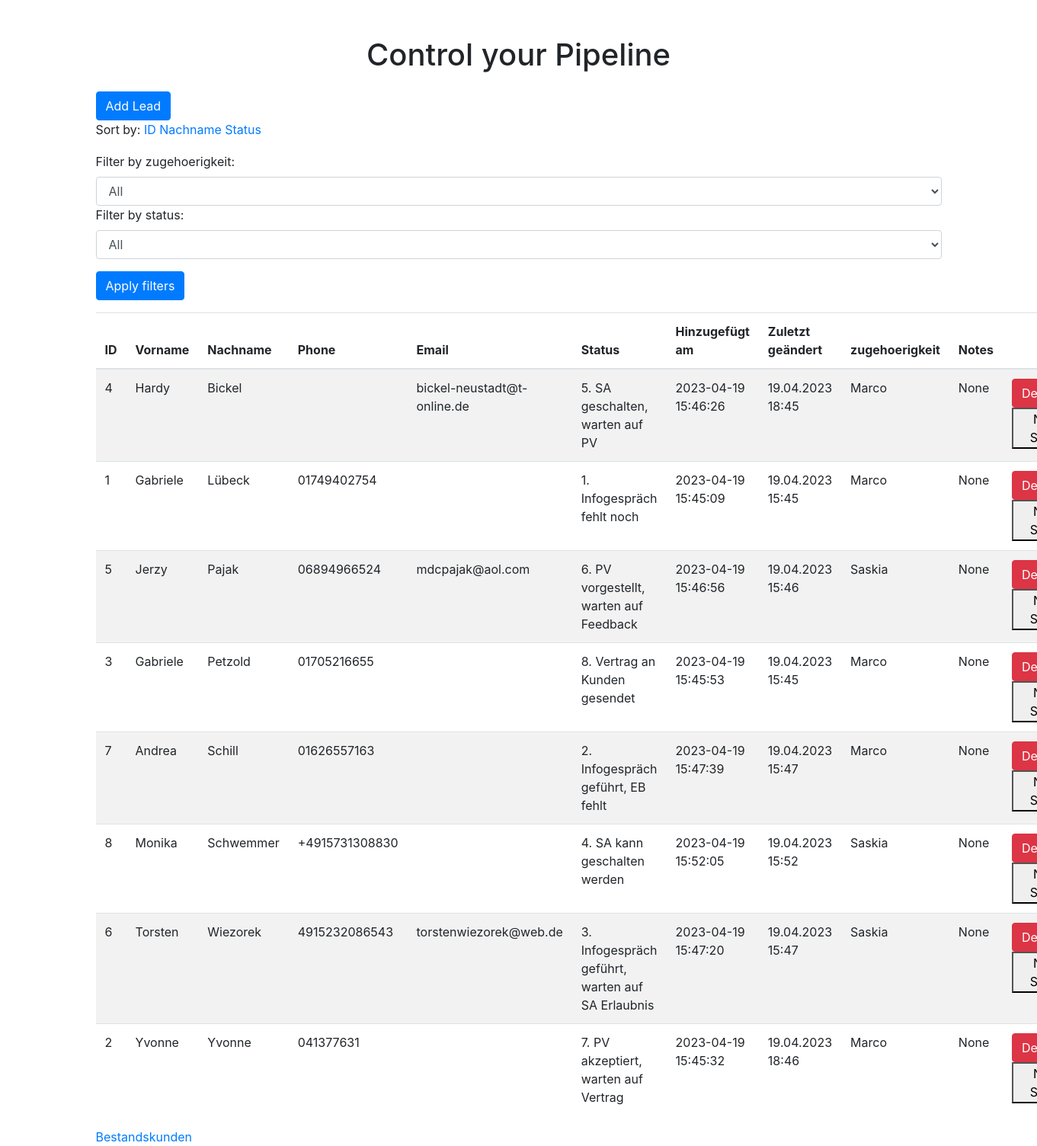
Page /?sort_by=last_name on the committed database.
### models.py (models this page shows, shortened)
class Lead(db.Model):
    id = db.Column(db.Integer, primary_key=True)
    first_name = db.Column(db.String(100))
    last_name = db.Column(db.String(100))
    phone = db.Column(db.String(50))
    email = db.Column(db.String(100))
    status = db.Column(db.String(100))
    created_at = db.Column(db.DateTime, default=datetime.utcnow)
    last_changed = db.Column(db.DateTime, nullable =False , default=datetime.utcnow)
    zugehoerigkeit = db.Column(db.String(50), nullable=True)
    notes = db.Column(db.Text, nullable=True)

### app.py (the view, shortened to what this page needs)
@app.route('/', methods=['GET', 'POST'])
def index():
    sort_by = request.args.get('sort_by', 'id')
    if sort_by not in ['id', 'last_name', 'status']:
        sort_by = 'id'
    filter_zugehoerigkeit = request.args.get('filter_zugehoerigkeit', None)
    filter_status = request.args.get('filter_status', None)
    query = Lead.query
    if filter_zugehoerigkeit:
        query = query.filter_by(zugehoerigkeit=filter_zugehoerigkeit)
    if filter_status:
        query = query.filter_by(status=filter_status)
    leads = query.order_by(getattr(Lead, sort_by)).all()
    bk_link = url_for('bestandskunden')
    bk_link_text = 'Bestandskunden'
    return render_template('index.html', leads=leads, bk_link=bk_link, bk_link_text=bk_link_text)

### templates/index.html (shortened to what this page needs)
<!DOCTYPE html>
<html lang="de">
<head>
    <link rel="stylesheet" href="https://maxcdn.bootstrapcdn.com/bootstrap/4.5.2/css/bootstrap.min.css">
    <link rel="stylesheet" href="/static/css/main.css">
</head>
<body>
    <div class="container mt-5">
        <h1 class="text-center">Control your Pipeline</h1>
        <button id="show-form-btn" class="btn btn-primary mt-3" onclick="toggleForm()">Add Lead</button>
<table id="leads-table" class="table table-striped mt-3">
    <div>
    <label for="sort-by">Sort by:</label>
        <a href="{{ url_for('index', sort_by='id') }}">ID</a>
        <a href="{{ url_for('index', sort_by='last_name') }}">Nachname</a>
        <a href="{{ url_for('index', sort_by='status') }}">Status</a>
    </div>
    <label for="filter-zugehoerigkeit">Filter by zugehoerigkeit:</label>
    <select id="filter-zugehoerigkeit" class="form-control">
        <option value="">All</option>
    </select>
</div>
    <label for="filter-status">Filter by status:</label>
    <select id="filter-status" class="form-control">
        <option value="">All</option>
    </select>
    <button id="apply-filters" class="btn btn-primary mt-3">Apply filters</button>
        <thead>
            <tr>
                <th onclick="sortTable(0)">ID</th>
                <th onclick="sortTable(1)">Vorname</th>
                <th onclick="sortTable(2)">Nachname</th>
                <th>Phone</th>
                <th>Email</th>
                <th onclick="sortTable(3)">Status</th>
                <th scope="col">Hinzugefügt am</th>
                <th scope="col">Zuletzt geändert</th>
                <th scope="col">zugehoerigkeit</th>
                <th>Notes</th>
                <th></th>
            </tr>
        </thead>
        <tbody>
            {% for lead in leads %}
            <tr>
                <td>{{ lead.id }}</td>
                <td>{{ lead.first_name }}</td>
                <td>{{ lead.last_name }}</td>
                <td>{{ lead.phone }}</td>
                <td>{{ lead.email }}</td>
                <td>{{ lead.status }}</td>
                <td>{{ lead.created_at.strftime('%Y-%m-%d %H:%M:%S') }}</td>
                <td>{{ lead.last_changed.strftime('%d.%m.%Y %H:%M') }}</td>
                <td>{{ lead.zugehoerigkeit }}</td>
                <td class="notes" contenteditable="true" onblur="updateNotes({ lead.id }, this)">{{ lead.notes }}</td>
                        <td>
                            <div class="dropdown">
                                <button class="btn btn-danger dropdown-toggle" type="button" id="deleteMenu" data-toggle="dropdown" aria-haspopup="true" aria-expanded="false">
                                    Delete
                                </button>
                            </div>
                            <button onclick="changeStatus('{{ lead.id }}')">Next Stage</button>
                        </td>
                </tr>
                {% endfor %}
            </tbody>
        <a href="{{ bk_link }}">{{ bk_link_text }}</a>
    </body>
    </html>

### rows in the picture
Lead: id "4", first_name "Hardy", last_name "Bickel", email "bickel-neustadt@t-online.de", status "5. SA geschalten, warten auf PV", created_at "2023-04-19 15:46:26", last_changed "19.04.2023 18:45", zugehoerigkeit "Marco", notes "None"
Lead: id "1", first_name "Gabriele", last_name "Lübeck", phone "01749402754", status "1. Infogespräch fehlt noch", created_at "2023-04-19 15:45:09", last_changed "19.04.2023 15:45", zugehoerigkeit "Marco", notes "None"
Lead: id "5", first_name "Jerzy", last_name "Pajak", phone "06894966524", email "mdcpajak@aol.com", status "6. PV vorgestellt, warten auf Feedback", created_at "2023-04-19 15:46:56", last_changed "19.04.2023 15:46", zugehoerigkeit "Saskia", notes "None"
Lead: id "3", first_name "Gabriele", last_name "Petzold", phone "01705216655", status "8. Vertrag an Kunden gesendet", created_at "2023-04-19 15:45:53", last_changed "19.04.2023 15:45", zugehoerigkeit "Marco", notes "None"
Lead: id "7", first_name "Andrea", last_name "Schill", phone "01626557163", status "2. Infogespräch geführt, EB fehlt", created_at "2023-04-19 15:47:39", last_changed "19.04.2023 15:47", zugehoerigkeit "Marco", notes "None"
Lead: id "8", first_name "Monika", last_name "Schwemmer", phone "+4915731308830", status "4. SA kann geschalten werden", created_at "2023-04-19 15:52:05", last_changed "19.04.2023 15:52", zugehoerigkeit "Saskia", notes "None"
Lead: id "6", first_name "Torsten", last_name "Wiezorek", phone "4915232086543", email "torstenwiezorek@web.de", status "3. Infogespräch geführt, warten auf SA Erlaubnis", created_at "2023-04-19 15:47:20", last_changed "19.04.2023 15:47", zugehoerigkeit "Saskia", notes "None"
Lead: id "2", first_name "Yvonne", last_name "Yvonne", phone "041377631", status "7. PV akzeptiert, warten auf Vertrag", created_at "2023-04-19 15:45:32", last_changed "19.04.2023 18:46", zugehoerigkeit "Marco", notes "None"

### other values in the picture
{{ bk_link_text }} "Bestandskunden"
